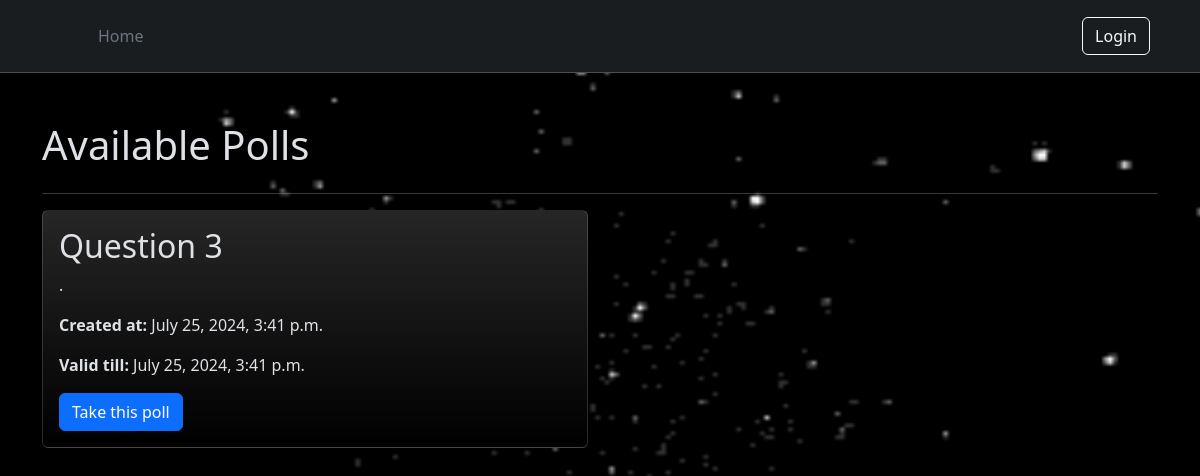
The app's page /, older data.
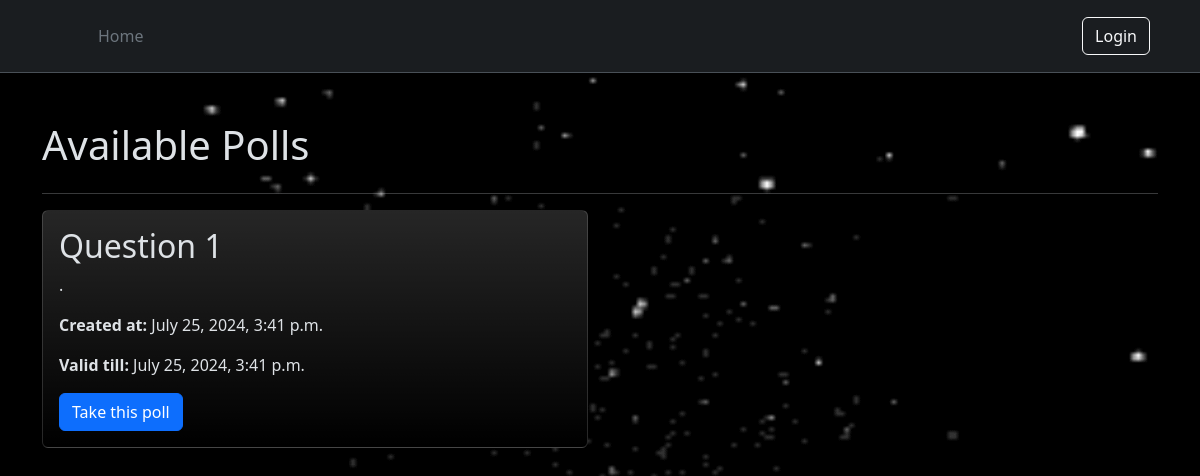
The same page, newer data.
### home/models.py (models this page shows, shortened)
class Poll(models.Model):
    title = models.CharField(max_length=200)
    description = models.TextField()
    created_at = models.DateTimeField(auto_now_add=True)
    valid_till = models.DateTimeField()
    quiz_visible = models.BooleanField(default=False)
    quiz_complete =  models.BooleanField(default=False)

### home/views.py (the view)
# urls.py: path('', views.index, name='index'),
def index(request):
    polls = Poll.objects.all()
    responses = Response.objects.order_by('submit_time','-score')
    return render(request, 'polls/index.html', {'polls': polls, 'responses':responses})

### home/templates/polls/index.html (shortened to what this page needs)
{% extends "layout.html" %}
{% block content %}
<div class="container mt-5">
    <h1 class="mb-4">Available Polls</h1>
    <hr>
    <div class="row">
        {% for poll in polls %}
            {% if poll.quiz_visible %}
                <div class="col-md-6">
                    <div class="card mb-4 bg-black bg-gradient mbg">
                        <div class="card-body">
                            <h2 class="card-title">{{ poll.title }}</h2>
                            <p class="card-text">{{ poll.description }}</p>
                            <p><strong>Created at:</strong> {{ poll.created_at }}</p>
                            <p><strong>Valid till:</strong> {{ poll.valid_till }}</p>
                            <a href="{% url 'poll_detail' poll.id %}" class="btn btn-primary">Take this poll</a>
                        </div>
                    </div>
                </div>
            {% endif %}
        {% empty %}
            <div class="col-12">
                <p>No quizzes found</p>
            </div>
        {% endfor %}
    </div>
</div>
{% endblock %}

Row changes from the older to the newer data that the page shows:
no longer on this page (row edited): Poll: title "Question 3", description ".", created_at "July 25, 2024, 3:41 p.m.", valid_till "July 25, 2024, 3:41 p.m."
now on this page (row edited): Poll: title "Question 1", description ".", created_at "July 25, 2024, 3:41 p.m.", valid_till "July 25, 2024, 3:41 p.m."
